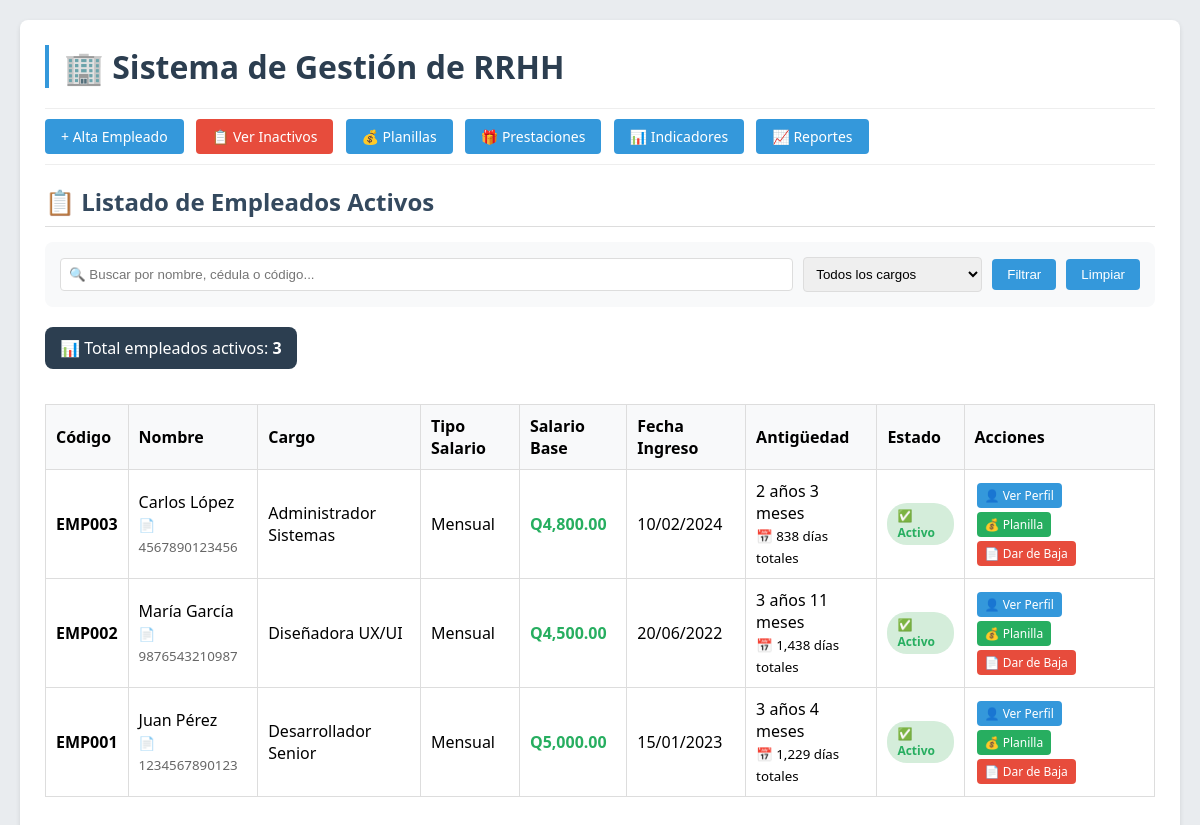
The page / on the database its author committed.
### tables this page shows
CREATE TABLE IF NOT EXISTS empleados (
    id INT PRIMARY KEY AUTO_INCREMENT,
    codigo VARCHAR(20) UNIQUE NOT NULL,
    nombre VARCHAR(50) NOT NULL,
    apellido VARCHAR(50) NOT NULL,
    cedula VARCHAR(20) UNIQUE NOT NULL,
    fecha_ingreso DATE NOT NULL,
    cargo VARCHAR(100) NOT NULL,
    salario_base DECIMAL(10,2) NOT NULL,
    tipo_salario ENUM('Mensual', 'Por Hora', 'Destajo') DEFAULT 'Mensual',
    salario_minimo DECIMAL(10,2) DEFAULT 3791.20,
    activo BOOLEAN DEFAULT TRUE,
    created_at TIMESTAMP DEFAULT CURRENT_TIMESTAMP,
    updated_at TIMESTAMP DEFAULT CURRENT_TIMESTAMP ON UPDATE CURRENT_TIMESTAMP
);

### php/controllers/EmpleadoController.php (called while the page is built, shortened)
<?php
require_once 'php/models/EmpleadoModel.php';
class EmpleadoController {
    private $model;
    public function __construct() {
        $this->model = new EmpleadoModel();
    }
    public function index() {
        $empleados = $this->model->listarTodos();
        include 'php/views/empleados/lista.php';
    }
}
?>

### php/config/conexion.php (called while the page is built)
<?php
class Conexion {
    private $host = "localhost";
    private $db = "rrhh_sistema";
    private $user = "root";
    private $pass = "";
    public $conn;
    public function __construct() {
        try {
            $this->conn = new PDO(
                "mysql:host={$this->host};dbname={$this->db};charset=utf8",
                $this->user,
                $this->pass
            );
            $this->conn->setAttribute(PDO::ATTR_ERRMODE, PDO::ERRMODE_EXCEPTION);
        } catch(PDOException $e) {
            die("Error de conexión: " . $e->getMessage());
        }
    }
    public function getConnection() {
        return $this->conn;
    }
}
?>

### php/models/EmpleadoModel.php (called while the page is built, shortened)
<?php
require_once 'php/config/conexion.php';
class EmpleadoModel {
    private $db;
    public function __construct() {
        $conexion = new Conexion();
        $this->db = $conexion->getConnection();
    }
    public function listarTodos() {
        $query = "SELECT * FROM empleados ORDER BY activo DESC, id DESC";
        $stmt = $this->db->prepare($query);
        $stmt->execute();
        $empleados = $stmt->fetchAll(PDO::FETCH_ASSOC);
        foreach ($empleados as &$emp) {
            $antiguedad = $this->calcularAntiguedadDetallada($emp['fecha_ingreso']);
        }
        return $empleados;
    }
    public function calcularAntiguedadDetallada($fecha_ingreso) {
        $fecha_ing = new DateTime($fecha_ingreso);
        $fecha_actual = new DateTime(date('Y-m-d'));
        $diferencia = $fecha_ing->diff($fecha_actual);
        return [
            'anos' => $diferencia->y,
            'meses' => $diferencia->m,
            'dias' => $diferencia->d,
            'total_dias' => $diferencia->days,
            'texto' => $this->formatearAntiguedad($diferencia->y, $diferencia->m, $diferencia->d)
        ];
    }
    private function formatearAntiguedad($anos, $meses, $dias) {
        $partes = [];
        if ($anos > 0) {
            $partes[] = $anos . ' ' . ($anos == 1 ? 'año' : 'años');
        }
        if ($meses > 0) {
            $partes[] = $meses . ' ' . ($meses == 1 ? 'mes' : 'meses');
        }
        return empty($partes) ? 'Recién ingresado' : implode(', ', $partes);
    }
}
?>

### php/views/empleados/lista.php (the view, shortened to what this page needs)
<!DOCTYPE html>
<html lang="es">
<head>
    <link rel="stylesheet" href="css/estilo.css">
</head>
<body>
    <div class="container">
        <h1>🏢 Sistema de Gestión de RRHH</h1>
        <div class="menu">
            <a href="index.php?controller=empleado&action=alta" class="btn">+ Alta Empleado</a>
            <a href="index.php?controller=empleado&action=listar_inactivos" class="btn" style="background:#e74c3c;">📋 Ver Inactivos</a>
            <a href="index.php?controller=planilla&action=index" class="btn">💰 Planillas</a>
            <a href="index.php?controller=prestacion&action=index" class="btn">🎁 Prestaciones</a>
            <a href="index.php?controller=indicador&action=index" class="btn">📊 Indicadores</a>
            <a href="index.php?controller=reporte&action=index" class="btn">📈 Reportes</a>
        </div>
        <h2>📋 Listado de Empleados Activos</h2>
        <div class="filtros">
            <input type="text" id="buscar" placeholder="🔍 Buscar por nombre, cédula o código..." style="flex: 1;">
            <select id="filtro_cargo">
                <option value="">Todos los cargos</option>
            </select>
            <button onclick="filtrarTabla()">Filtrar</button>
            <button onclick="limpiarFiltros()">Limpiar</button>
        </div>
        <div class="total-empleados">
            📊 Total empleados activos: <strong id="total-empleados"><?php echo count(array_filter($empleados, function($e) { return $e['activo'] == 1; })); ?></strong>
        </div>
        <?php if(isset($empleados) && is_array($empleados) && count($empleados) > 0): ?>
        <table id="tabla-empleados" border="1" cellpadding="10" cellspacing="0">
            <thead style="background:#f2f2f2;">
                <tr>
                    <th>Código</th>
                    <th>Nombre</th>
                    <th>Cargo</th>
                    <th>Tipo Salario</th>
                    <th>Salario Base</th>
                    <th>Fecha Ingreso</th>
                    <th>Antigüedad</th>
                    <th>Estado</th>
                    <th>Acciones</th>
                </thead>
            <tbody>
                <?php foreach($empleados as $emp): ?>
                <?php
                $anos = isset($emp['antiguedad_anos']) ? $emp['antiguedad_anos'] : 0;
                $meses = isset($emp['antiguedad_meses']) ? $emp['antiguedad_meses'] : 0;
                $dias = isset($emp['antiguedad_dias']) ? $emp['antiguedad_dias'] : 0;
                $total_dias = isset($emp['antiguedad_total_dias']) ? $emp['antiguedad_total_dias'] : 0;
                $antiguedad_texto = '';
                if($anos > 0) {
                    $antiguedad_texto = $anos . ' ' . ($anos == 1 ? 'año' : 'años');
                    if($meses > 0) {
                        $antiguedad_texto .= ' ' . $meses . ' ' . ($meses == 1 ? 'mes' : 'meses');
                    }
                } elseif($meses > 0) {
                    $antiguedad_texto = $meses . ' ' . ($meses == 1 ? 'mes' : 'meses');
                    if($dias > 0) {
                        $antiguedad_texto .= ' ' . $dias . ' ' . ($dias == 1 ? 'día' : 'días');
                    }
                } else {
                    $antiguedad_texto = $dias . ' ' . ($dias == 1 ? 'día' : 'días');
                }
                ?>
                <tr class="fila-empleado" data-cargo="<?php echo strtolower(htmlspecialchars($emp['cargo'])); ?>" data-nombre="<?php echo strtolower(htmlspecialchars($emp['nombre'] . ' ' . $emp['apellido'])); ?>" data-cedula="<?php echo htmlspecialchars($emp['cedula']); ?>" data-codigo="<?php echo htmlspecialchars($emp['codigo']); ?>">
                    <td><strong><?php echo htmlspecialchars($emp['codigo']); ?></strong></td>
                    <td>
                        <?php echo htmlspecialchars($emp['nombre'] . ' ' . $emp['apellido']); ?>
                        <br><small style="color:#666;">📄 <?php echo htmlspecialchars($emp['cedula']); ?></small>
                    </td>
                    <td><?php echo htmlspecialchars($emp['cargo']); ?></td>
                    <td><?php echo htmlspecialchars($emp['tipo_salario']); ?></td>
                    <td style="color:#27ae60; font-weight:bold;">Q<?php echo number_format($emp['salario_base'], 2); ?></td>
                    <td><?php echo date('d/m/Y', strtotime($emp['fecha_ingreso'])); ?></td>
                    <td>
                        <?php echo $antiguedad_texto; ?>
                        <br><small>📅 <?php echo number_format($total_dias); ?> días totales</small>
                    </td>
                    <td>
                        <span class="estado-activo">✅ Activo</span>
                    </td>
                    <td>
                        <a href="index.php?controller=empleado&action=perfil&id=<?php echo $emp['id']; ?>" class="btn-pequeno btn-perfil">👤 Ver Perfil</a>
                        <a href="index.php?controller=planilla&action=generar&empleado_id=<?php echo $emp['id']; ?>" class="btn-pequeno" style="background:#27ae60;">💰 Planilla</a>
                        <a href="index.php?controller=empleado&action=baja&id=<?php echo $emp['id']; ?>" class="btn-pequeno btn-baja" onclick="return confirm('⚠️ ¿Está seguro de dar de baja a este empleado? Esta acción cambiará su estado a INACTIVO.')">📄 Dar de Baja</a>
                    </td>
                </tr>
                <?php endforeach; ?>
            </tbody>
        </table>
        <?php else: ?>
        <div style="background:#d1ecf1; padding:15px; border-radius:4px;">
            📌 No hay empleados activos registrados. Haz clic en "+ Alta Empleado" para comenzar.
        </div>
        <?php endif; ?>
    </div>
</body>
</html>

### css/estilo.css (style rules this page uses)
* { margin: 0; padding: 0; box-sizing: border-box; }
body { font-family: 'Segoe UI', Arial, sans-serif; background: #e9ecef; padding: 20px; }
.container { max-width: 1200px; margin: 0 auto; background: white; padding: 25px; border-radius: 8px; box-shadow: 0 2px 5px rgba(0,0,0,0.1); }
h1 { color: #2c3e50; border-left: 4px solid #3498db; padding-left: 15px; margin-bottom: 20px; }
h2 { color: #34495e; margin: 20px 0 15px 0; border-bottom: 1px solid #ddd; padding-bottom: 8px; }
.menu { margin: 20px 0; padding: 10px 0; border-top: 1px solid #eee; border-bottom: 1px solid #eee; }
.btn { display: inline-block; padding: 8px 16px; background: #3498db; color: white; text-decoration: none; border-radius: 4px; border: none; cursor: pointer; font-size: 14px; margin-right: 8px; }
table { width: 100%; border-collapse: collapse; margin: 15px 0; }
table th, table td { border: 1px solid #ddd; padding: 10px; text-align: left; }
table th { background: #f8f9fa; font-weight: bold; }
.btn-baja { color: #e74c3c; text-decoration: none; font-size: 12px; }

### php/views/empleados/lista.php (style rules this page uses)
.estado-activo { color: #27ae60; font-weight: bold; background: #d4edda; padding: 4px 10px; border-radius: 20px; display: inline-block; font-size: 12px; }
.btn-pequeno { display: inline-block; padding: 4px 8px; background: #3498db; color: white; text-decoration: none; border-radius: 4px; font-size: 12px; margin: 2px; }
.btn-baja { background: #e74c3c; }
.btn-perfil { background: #3498db; }
.filtros { background: #f8f9fa; padding: 15px; border-radius: 8px; margin-bottom: 20px; display: flex; gap: 10px; align-items: center; flex-wrap: wrap; }
.filtros input, .filtros select { padding: 8px; border: 1px solid #ddd; border-radius: 4px; }
.filtros button { padding: 8px 15px; background: #3498db; color: white; border: none; border-radius: 4px; cursor: pointer; }
.total-empleados { background: #2c3e50; color: white; padding: 10px 15px; border-radius: 8px; margin-bottom: 20px; display: inline-block; }
table { width: 100%; border-collapse: collapse; margin: 15px 0; }
table th, table td { border: 1px solid #ddd; padding: 10px; text-align: left; vertical-align: middle; }
table th { background: #f8f9fa; font-weight: bold; }

### rows shown on the page
empleados: codigo "EMP003", nombre+apellido "Carlos López", cedula "4567890123456", cargo "Administrador Sistemas", tipo_salario "Mensual", salario_base "4,800.00", fecha_ingreso "10/02/2024", id "2 años 3 meses", total_dias "838"
empleados: codigo "EMP002", nombre+apellido "María García", cedula "9876543210987", cargo "Diseñadora UX/UI", tipo_salario "Mensual", salario_base "4,500.00", fecha_ingreso "20/06/2022", antiguedad_texto "3 años 11 meses", total_dias "1,438"
empleados: codigo "EMP001", nombre+apellido "Juan Pérez", cedula "1234567890123", cargo "Desarrollador Senior", tipo_salario "Mensual", salario_base "5,000.00", fecha_ingreso "15/01/2023", antiguedad_texto "3 años 4 meses", total_dias "1,229"
